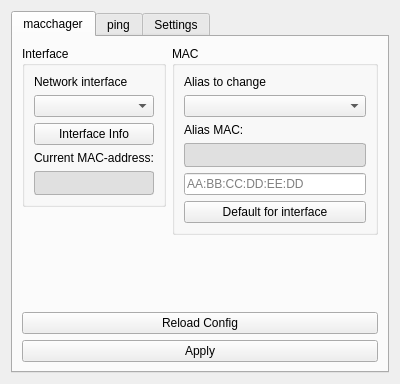
<?xml version="1.0" encoding="UTF-8"?>
<ui version="4.0">
 <class>macchanger_widget</class>
 <widget class="QWidget" name="macchanger_widget">
  <property name="geometry">
   <rect>
    <x>0</x>
    <y>0</y>
    <width>400</width>
    <height>384</height>
   </rect>
  </property>
  <property name="windowTitle">
   <string>MacChanger ToolKit</string>
  </property>
  <property name="styleSheet">
   <string notr="true">QLabel#mac_current_lbl, QLabel#mac_alias_address_lbl {
    background-color: #e0e0e0; 
    color: #000000; 
    font-weight: bold; 
    padding: 4px; 
    border: 1px solid #b0b0b0; 
    border-radius: 3px;
}

QLabel#mac_alias_address_lbl[error=&quot;true&quot;] {
    background-color: #ffcccc; 
    color: #cc0000; 
    border: 1px solid #cc0000;
}

QTextEdit#ping_log_text {
    background-color: #1e1e1e; 
    color: #4af626; 
    font-family: &quot;Courier New&quot;, &quot;Liberation Mono&quot;, &quot;Monospace&quot;;
    font-size: 12px;
    border: 1px solid #333333; 
    border-radius: 4px; 
    padding: 5px; 
}

QTextEdit#ping_log_text QScrollBar:vertical {
    border: none;
    background: #2d2d2d;
    width: 10px;
    margin: 0px;
}
QTextEdit#ping_log_text QScrollBar::handle:vertical {
    background: #555555;
    min-height: 20px;
    border-radius: 5px;
}
QTextEdit#ping_log_text QScrollBar::handle:vertical:hover {
    background: #4af626; 
}

QLineEdit[error=&quot;true&quot;] {
    border: 1px solid #cc0000;
    background-color: rgba(204, 0, 0, 0.15);
}
</string>
  </property>
  <layout class="QVBoxLayout" name="verticalLayout">
   <item>
    <widget class="QTabWidget" name="main_tabs">
     <property name="currentIndex">
      <number>0</number>
     </property>
     <widget class="QWidget" name="tab_mac">
      <attribute name="title">
       <string>macchager</string>
      </attribute>
      <layout class="QVBoxLayout" name="verticalLayout_4">
       <item>
        <layout class="QHBoxLayout" name="mac_enter_layout">
         <item>
          <layout class="QVBoxLayout" name="mac_iface_layout">
           <item>
            <widget class="QGroupBox" name="mac_iface_group">
             <property name="title">
              <string>Interface</string>
             </property>
             <layout class="QVBoxLayout" name="verticalLayout_2">
              <item>
               <widget class="QLabel" name="info_mac_iface_lbl">
                <property name="text">
                 <string>Network interface</string>
                </property>
               </widget>
              </item>
              <item>
               <widget class="QComboBox" name="mac_iface_dropbox"/>
              </item>
              <item>
               <widget class="QPushButton" name="mac_iface_info_btn">
                <property name="text">
                 <string>Interface Info</string>
                </property>
               </widget>
              </item>
              <item>
               <widget class="QLabel" name="info_mac_current_lbl">
                <property name="text">
                 <string>Current MAC-address:</string>
                </property>
               </widget>
              </item>
              <item>
               <widget class="QLabel" name="mac_current_lbl">
                <property name="styleSheet">
                 <string notr="true">background-color: #e0e0e0; 
color: #000000; 
font-weight: bold; 
padding: 4px; 
border: 1px solid #b0b0b0; 
border-radius: 3px;
</string>
                </property>
                <property name="text">
                 <string>&lt;N/A&gt;</string>
                </property>
               </widget>
              </item>
             </layout>
            </widget>
           </item>
           <item>
            <spacer name="verticalSpacer">
             <property name="orientation">
              <enum>Qt::Orientation::Vertical</enum>
             </property>
             <property name="sizeHint" stdset="0">
              <size>
               <width>20</width>
               <height>40</height>
              </size>
             </property>
            </spacer>
           </item>
          </layout>
         </item>
         <item>
          <layout class="QVBoxLayout" name="mac_address_layout">
           <item>
            <widget class="QGroupBox" name="mac_address_group">
             <property name="title">
              <string>MAC</string>
             </property>
             <layout class="QVBoxLayout" name="verticalLayout_3">
              <item>
               <widget class="QLabel" name="info_mac_alias_lbl">
                <property name="text">
                 <string>Alias to change</string>
                </property>
               </widget>
              </item>
              <item>
               <widget class="QComboBox" name="mac_alias_dropbox"/>
              </item>
              <item>
               <widget class="QLabel" name="info_mac_alias_address_lbl">
                <property name="text">
                 <string>Alias MAC:</string>
                </property>
               </widget>
              </item>
              <item>
               <widget class="QLabel" name="mac_alias_address_lbl">
                <property name="styleSheet">
                 <string notr="true"/>
                </property>
                <property name="text">
                 <string>&lt;N/A&gt;</string>
                </property>
               </widget>
              </item>
              <item>
               <widget class="QLineEdit" name="mac_address_entry">
                <property name="placeholderText">
                 <string>AA:BB:CC:DD:EE:DD</string>
                </property>
               </widget>
              </item>
              <item>
               <widget class="QPushButton" name="mac_default_addr_btn">
                <property name="text">
                 <string>Default for interface</string>
                </property>
               </widget>
              </item>
             </layout>
            </widget>
           </item>
           <item>
            <spacer name="verticalSpacer_2">
             <property name="orientation">
              <enum>Qt::Orientation::Vertical</enum>
             </property>
             <property name="sizeHint" stdset="0">
              <size>
               <width>20</width>
               <height>40</height>
              </size>
             </property>
            </spacer>
           </item>
          </layout>
         </item>
        </layout>
       </item>
       <item>
        <widget class="QPushButton" name="mac_cfg_reload_btn">
         <property name="text">
          <string>Reload Config</string>
         </property>
        </widget>
       </item>
       <item>
        <widget class="QPushButton" name="mac_apply_btn">
         <property name="text">
          <string>Apply</string>
         </property>
        </widget>
       </item>
      </layout>
     </widget>
     <widget class="QWidget" name="tab_ping">
      <attribute name="title">
       <string>ping</string>
      </attribute>
      <layout class="QHBoxLayout" name="horizontalLayout">
       <item>
        <widget class="QTabWidget" name="subtabs_ping"/>
       </item>
       <item>
        <layout class="QVBoxLayout" name="ping_add_tab_layout">
         <item>
          <widget class="QPushButton" name="ping_add_tab_btn">
           <property name="minimumSize">
            <size>
             <width>24</width>
             <height>24</height>
            </size>
           </property>
           <property name="maximumSize">
            <size>
             <width>24</width>
             <height>24</height>
            </size>
           </property>
           <property name="text">
            <string>+</string>
           </property>
          </widget>
         </item>
         <item>
          <spacer name="verticalSpacer_3">
           <property name="orientation">
            <enum>Qt::Orientation::Vertical</enum>
           </property>
           <property name="sizeHint" stdset="0">
            <size>
             <width>20</width>
             <height>40</height>
            </size>
           </property>
          </spacer>
         </item>
        </layout>
       </item>
      </layout>
     </widget>
     <widget class="QWidget" name="tab_settings">
      <attribute name="title">
       <string>Settings</string>
      </attribute>
      <layout class="QVBoxLayout" name="verticalLayout_5">
       <item>
        <layout class="QHBoxLayout" name="sett_autostart_layout">
         <item>
          <layout class="QVBoxLayout" name="sett_autostart_lbls_layout">
           <item>
            <widget class="QLabel" name="info_sett_autostart_lbl">
             <property name="styleSheet">
              <string notr="true">    font-size: 13px;
    font-weight: bold;
    color: palette(window-text); </string>
             </property>
             <property name="text">
              <string>Auto-start when logging in</string>
             </property>
            </widget>
           </item>
           <item>
            <widget class="QLabel" name="info_sett_autostart_desc_lbl">
             <property name="styleSheet">
              <string notr="true">    font-size: 11px;
    color: rgba(palette(window-text), 0.6); </string>
             </property>
             <property name="text">
              <string>MacChanger ToolKit will launch at the start of the user session, minimized to the tray (if possible).</string>
             </property>
             <property name="wordWrap">
              <bool>true</bool>
             </property>
            </widget>
           </item>
          </layout>
         </item>
         <item>
          <widget class="SwitchButton" name="sett_autostart_switch">
           <property name="text">
            <string>autostart</string>
           </property>
          </widget>
         </item>
        </layout>
       </item>
       <item>
        <spacer name="verticalSpacer_4">
         <property name="orientation">
          <enum>Qt::Orientation::Vertical</enum>
         </property>
         <property name="sizeHint" stdset="0">
          <size>
           <width>20</width>
           <height>40</height>
          </size>
         </property>
        </spacer>
       </item>
       <item>
        <layout class="QHBoxLayout" name="sett_about_layout">
         <item>
          <spacer name="horizontalSpacer">
           <property name="orientation">
            <enum>Qt::Orientation::Horizontal</enum>
           </property>
           <property name="sizeHint" stdset="0">
            <size>
             <width>40</width>
             <height>20</height>
            </size>
           </property>
          </spacer>
         </item>
         <item>
          <widget class="QPushButton" name="sett_about_btn">
           <property name="text">
            <string>About</string>
           </property>
          </widget>
         </item>
         <item>
          <spacer name="horizontalSpacer_2">
           <property name="orientation">
            <enum>Qt::Orientation::Horizontal</enum>
           </property>
           <property name="sizeHint" stdset="0">
            <size>
             <width>40</width>
             <height>20</height>
            </size>
           </property>
          </spacer>
         </item>
        </layout>
       </item>
      </layout>
     </widget>
    </widget>
   </item>
  </layout>
 </widget>
 <customwidgets>
  <customwidget>
   <class>SwitchButton</class>
   <extends>QCheckBox</extends>
   <header>switch_button.h</header>
  </customwidget>
 </customwidgets>
 <resources/>
 <connections/>
</ui>
